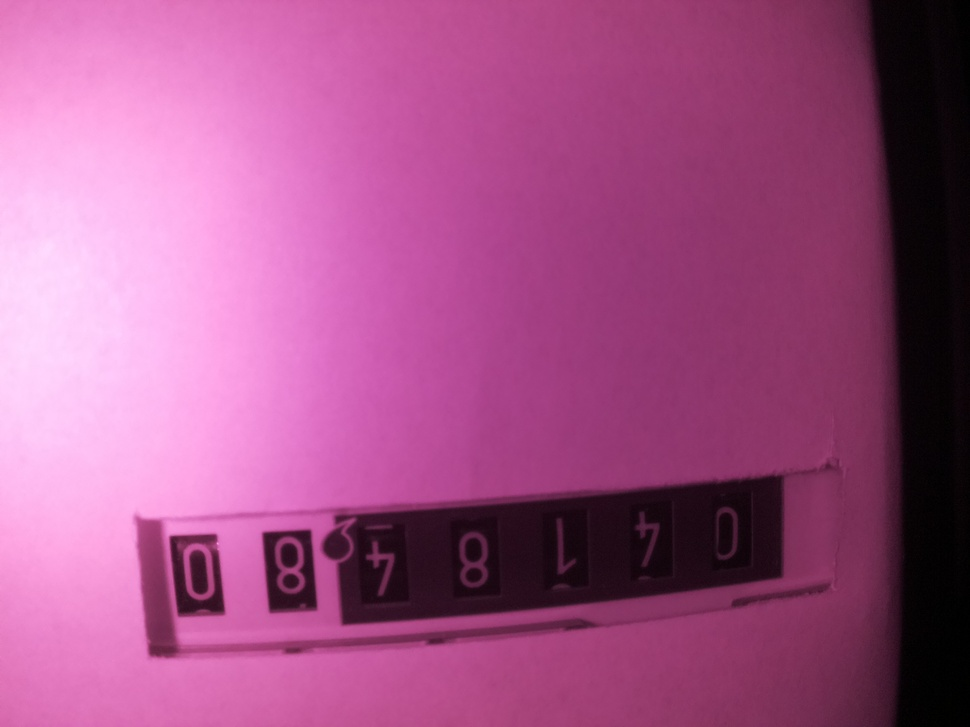
#> input picture tests/testdata/test-image.jpg, 970 x 727 px, shrunk from 2592 x 1944 before the run
$ python -i preprocessor.py   (imports and definitions only)
#> lines starting #> are read from the running program, lines starting #| are printed output that depends on the picture; after the words box and inside, x2 and y2 are one past the last pixel; in counts of white or black regions, pixels touching at a corner belong together
#
# SPDX-FileCopyrightText: 2024 Georg Kunz <der.schorsch@gmail.com>
# SPDX-License-Identifier: MIT
#
'''
Apply a predefined and currently not configurable set of transformations
to a provided image.
'''
import cv2 as cv
import numpy as np


def contrast_and_brightness(image):
    '''
    Apply basic contrast and brightness adjustments.
    '''
    contrast = 1.2
    brightness = 10
    contrasted = cv.addWeighted(image, contrast, image, 0, brightness)
    return contrasted

def correct_rotation(image):
    '''
    Use Hough lines to detect and correct the rotation of the image
    '''
    # Focus on horizontal/vertical lines typical in meter displays
    edges = cv.Canny(image, 50, 150)

    # Use probabilistic Hough transform for better line segments
    lines = cv.HoughLinesP(edges, 1, np.pi/180, threshold=50,
                           minLineLength=50, maxLineGap=10)

    if lines is None:
        return image

    # Filter for mostly horizontal lines (meter bezels, digit separators)
    horizontal_angles = []
    for line in lines:
        x1, y1, x2, y2 = line
        angle = np.degrees(np.arctan2(y2 - y1, x2 - x1))
        if -45 < angle < 45:  # Consider as horizontal
            horizontal_angles.append(angle)

    if not horizontal_angles:
        return image

    # Use median angle to avoid outliers
    rotation_angle = np.median(horizontal_angles)

    # Apply rotation
    height, width = image.shape[:2]
    center = (width // 2, height // 2)
    rotation_matrix = cv.getRotationMatrix2D(center, rotation_angle, 1.0)

    rotated = cv.warpAffine(image, rotation_matrix, (width, height))
    return rotated

def preprocess_image(image):
    '''
    Apply a predefined and currently not configurable set of transformations
    to a provided image.
    '''
    # remove distortion -- currently not implemented
    # https://kushalvyas.github.io/calib.html
    # Opencv cv2.calibrateCamera() function Camera Matrix:
    # [
    #     [532.79536563, 0, 342.4582516],
    #     [0, 532.91928339, 233.90060514],
    #     [0, 0, 1]
    # ]
    # image = undistort(image)

    # convert to gray scale
    image = cv.cvtColor(image, cv.COLOR_BGR2GRAY)

    # contrast and brightness
    image = contrast_and_brightness(image)
    image = correct_rotation(image)

    # flip and flop image -- camera is upside down
    image = cv.flip(image, -1)

    return image

>>> import cv2
>>> picture = cv2.imread('../../tests/testdata/test-image.jpg')
#> picture is the input picture: shape (727, 970, 3); mean B, G, R 134.8, 82.6, 162.8
>>> result = preprocess_image(picture)
#> in preprocess_image, `image = cv.cvtColor(image, cv.COLOR_BGR2GRAY)`:
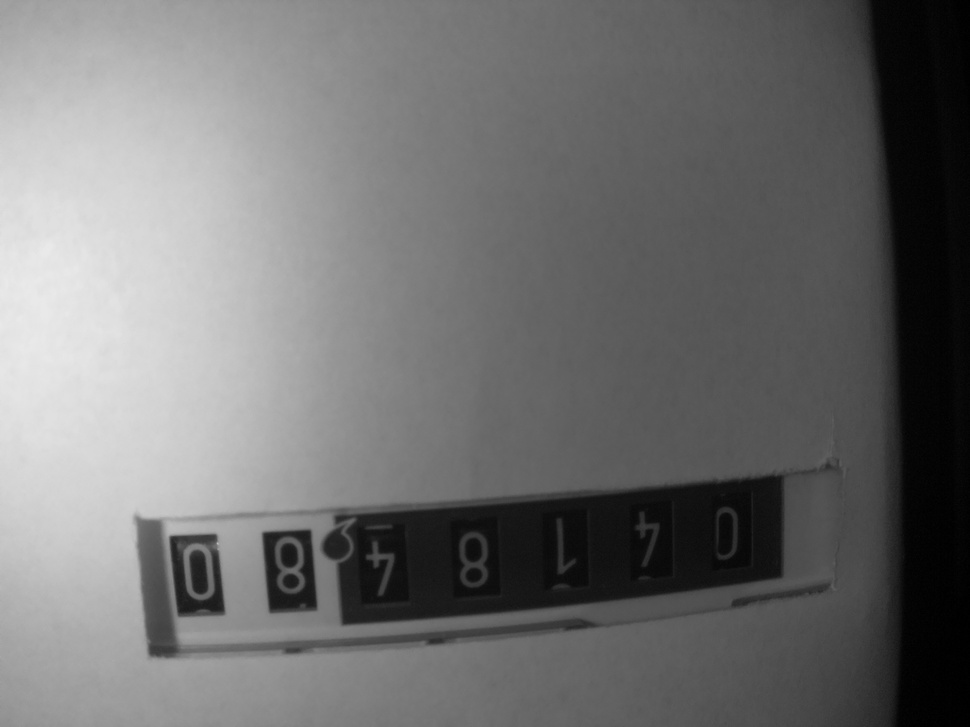
#> image: shape (727, 970); min 0, max 234, mean 112.5
#> in contrast_and_brightness, `contrasted = cv.addWeighted(image, contrast, image, 0, brightness)`:
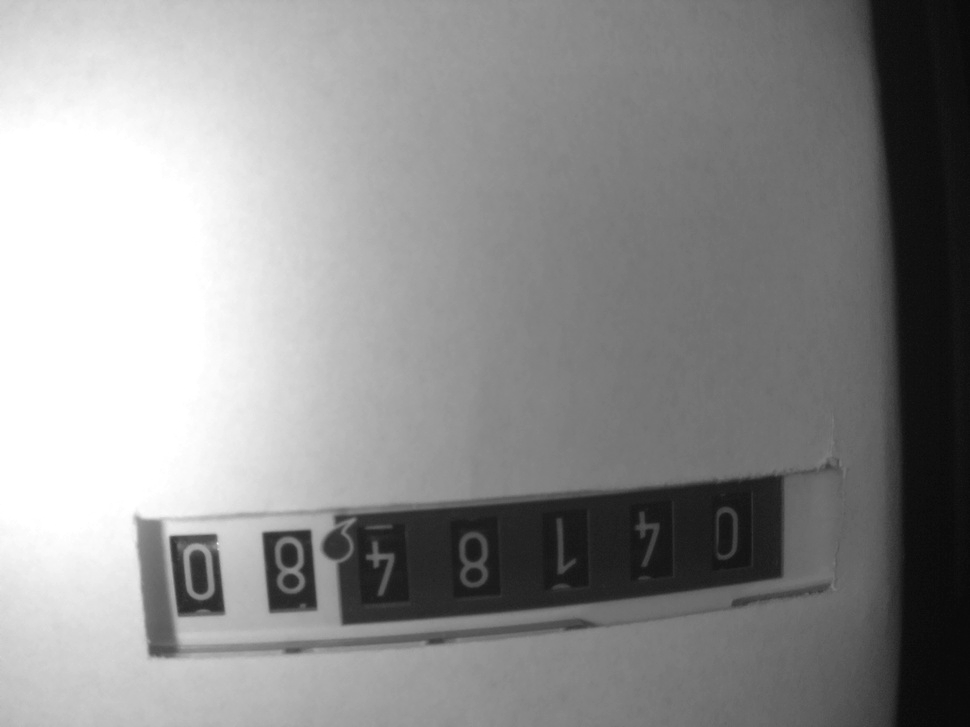
#> contrasted: shape (727, 970); min 10, max 255, mean 143.6
#> in correct_rotation, `edges = cv.Canny(image, 50, 150)`:
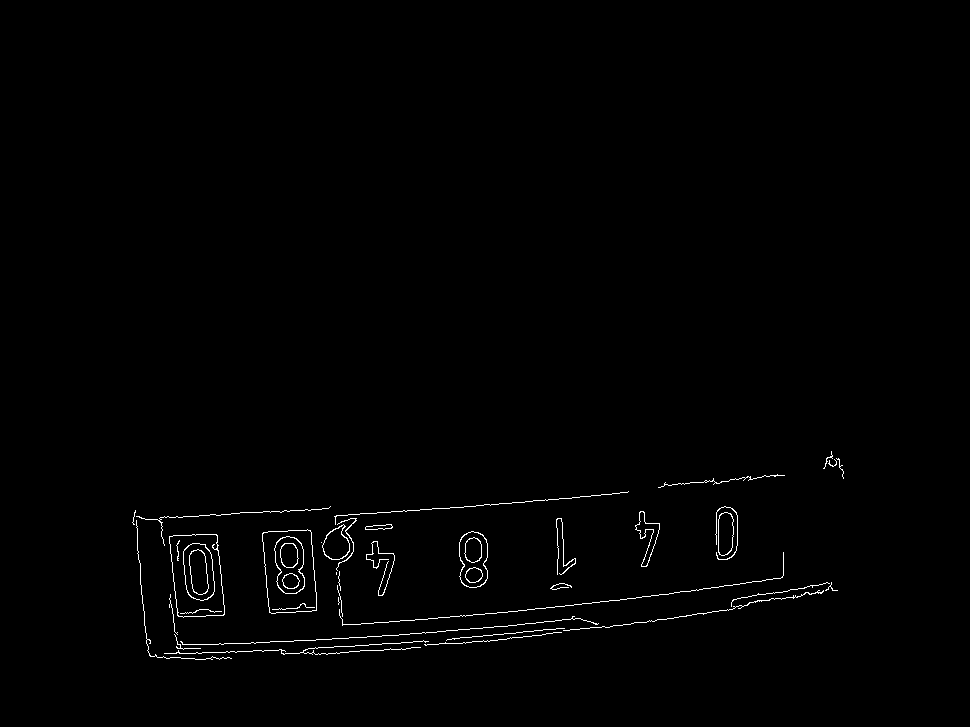
#> edges: shape (727, 970); 0.82% white in thin lines or dots, all inside (x1, y1, x2, y2) = (132, 451, 844, 660)
#> in correct_rotation, `lines = cv.HoughLinesP(edges, 1, np.pi/180, threshold=50, minLineLengt..`: lines = 26 rows, first 6: [306, 640, 493, 627], [308, 648, 412, 642], [507, 612, 745, 583], [159, 518, 230, 514], [431, 509, 627, 492], [342, 624, 472, 615]
#> the loop in correct_rotation, `for line in lines:` made 1 pass
#> after the loop in correct_rotation, `for line in lines:`: horizontal_angles = []
#> (the run stopped early here; a loop or call above may not have finished)
